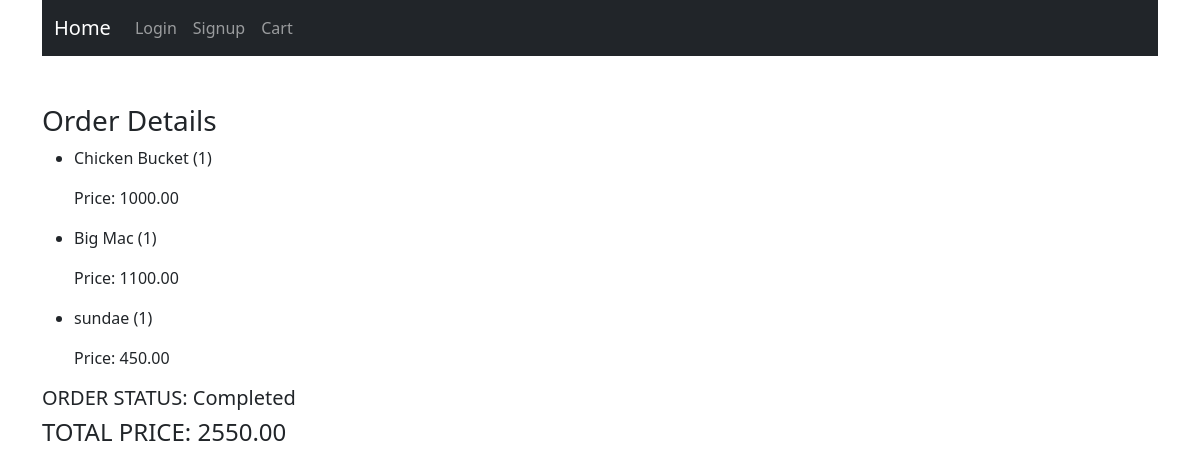
The page /order/order_details/1/ on the database its author committed.
### order/models.py (models this page shows, shortened)
class OrderItem(models.Model):
    order = models.ForeignKey(Order, on_delete=models.CASCADE)
    item = models.ForeignKey(Item, on_delete=models.CASCADE)
    quantity = models.PositiveIntegerField()
    subtotal_price = models.DecimalField(max_digits=10, decimal_places=2)

class Order(models.Model):
    CustomUser = models.ForeignKey(CustomUser, on_delete=models.CASCADE)
    created_at = models.DateTimeField(auto_now_add=True)
    total_price = models.DecimalField(
        max_digits=10, decimal_places=2, default=0)
    status = models.CharField(
        max_length=10, choices=[(status.value, status.name) for status in status_options], default='Ordered')

### restaurant/models.py (models this page shows, shortened)
class Item(models.Model):
    restaurant = models.ForeignKey(Restaurant, on_delete=models.CASCADE)
    category = models.ForeignKey(Category, on_delete=models.CASCADE)
    name = models.CharField(max_length=100)
    description = models.TextField()
    price = models.DecimalField(max_digits=10, decimal_places=2)
    image = models.ImageField(upload_to='images', null=True, blank=True)

### order/views.py (the view)
# urls.py: path('order_details/<int:order_id>/',
def order_details(request, order_id):
    order = Order.objects.get(id=order_id)
    order_items = OrderItem.objects.filter(order_id=order_id)
    for order_item in order_items:
        item = Item.objects.get(id=order_item.item_id)
        order_item.item_name = item.name
    return render(request, 'order/order_details.html', {'order': order, 'order_items': order_items})

### order/templates/order/order_details.html
{% extends "./layout/base.html" %} {% block content %}
<h3 class="mt-5">Order Details</h3>
<ul>
  {% for item in order_items %}
  <li>
    <p>{{item.item_name}} ({{item.quantity}})</p>
    <p>Price: {{item.subtotal_price}}</p>
  </li>
  {% endfor %}
</ul>
<h5>ORDER STATUS: {{order.status}}</h5>
<h4>TOTAL PRICE: {{order.total_price}}</h4>
{% endblock content %}

### rows shown on the page
OrderItem: item_name "Chicken Bucket", quantity "1", subtotal_price "1000.00"
OrderItem: item_name "Big Mac", quantity "1", subtotal_price "1100.00"
OrderItem: item_name "sundae", quantity "1", subtotal_price "450.00"
Order: status "Completed", total_price "2550.00"
